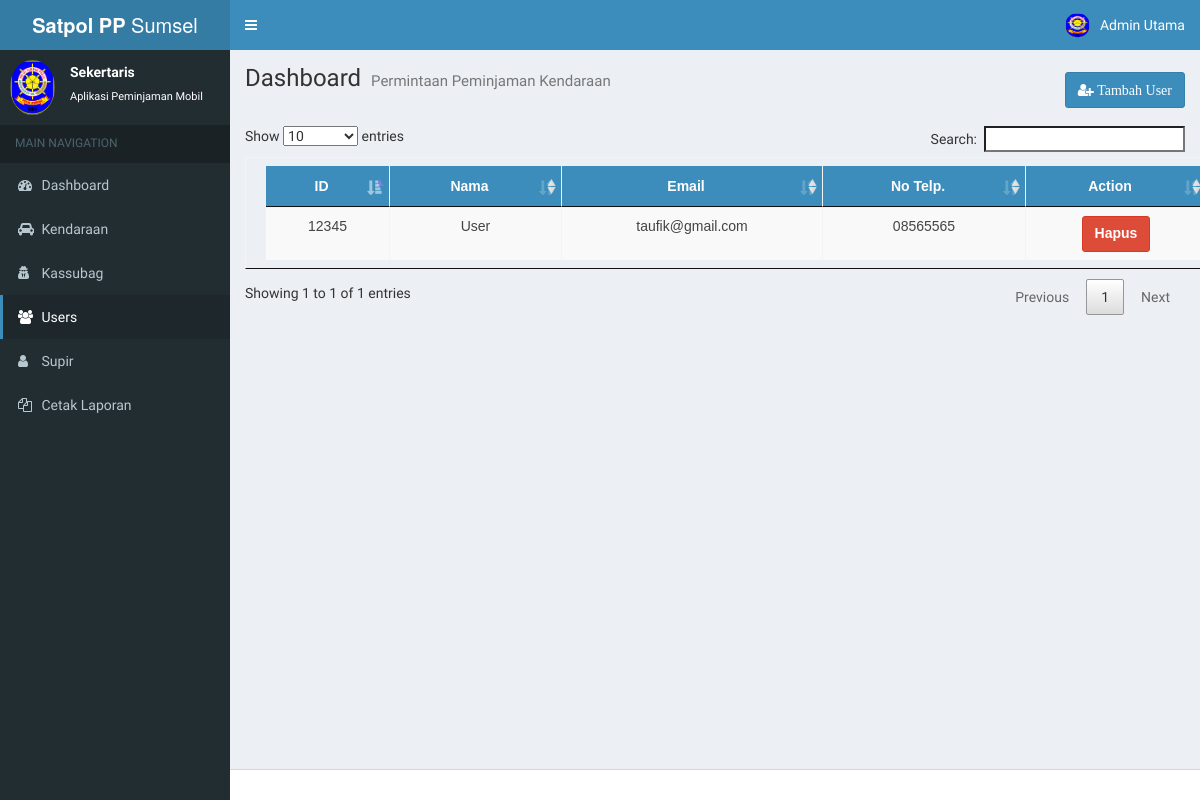
The page /pages/SuperAdmin/adminpanel.php?page=user (signed in) on the database as committed earlier.
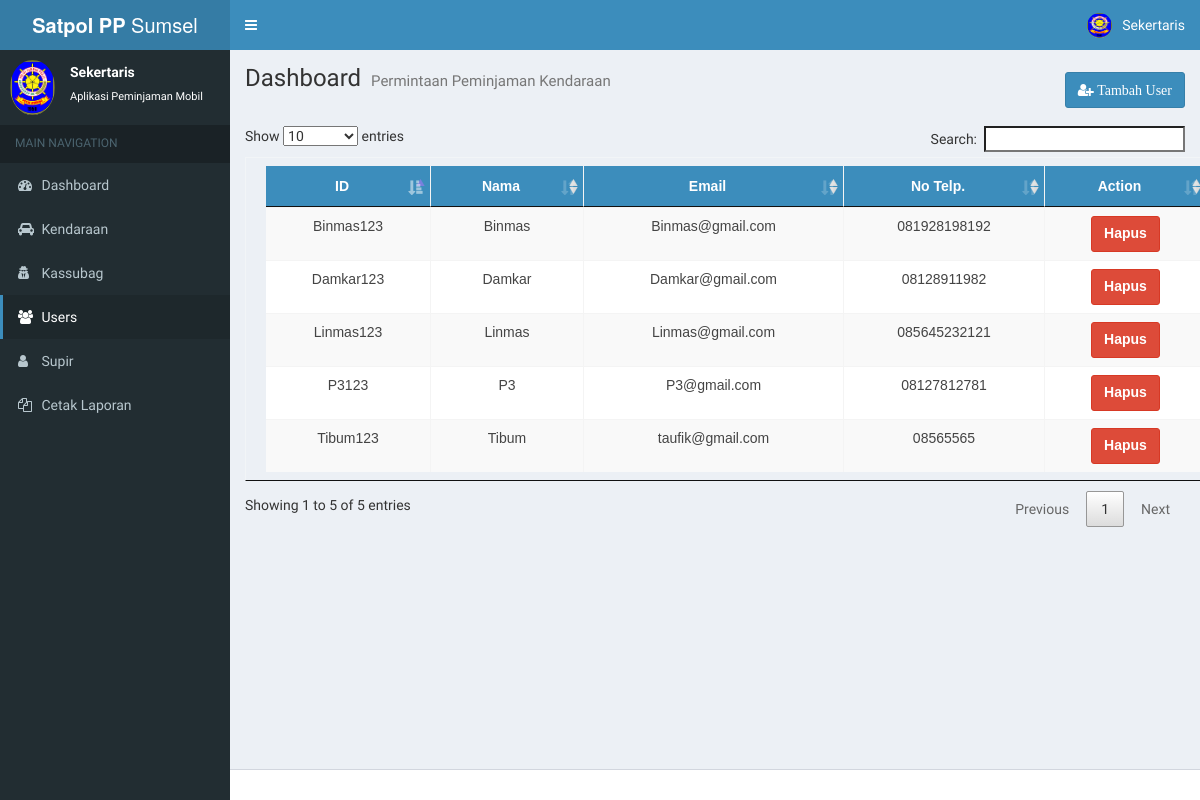
The same page on the database as committed later.
### tables this page shows
CREATE TABLE `user` (
  `id_pengguna` varchar(20) NOT NULL,
  `nama` varchar(40) NOT NULL,
  `password` varchar(32) NOT NULL,
  `email` varchar(30) NOT NULL,
  `no_telepon` varchar(15) NOT NULL,
  `id` int(2) NOT NULL,
  `ket` enum('active','deleted') NOT NULL
);

### asset/database/koneksi.php (called while the page is built)
<?php
	$db_host ='localhost';
	$db_usn = 'root';
	$db_pwd = '';
	$db_name = 'sistemkendaraan';
	try {
 		$DB_con = new PDO("mysql:host={$db_host};dbname={$db_name}",$db_usn,$db_pwd);
 		$DB_con->setAttribute(PDO::ATTR_ERRMODE, PDO::ERRMODE_EXCEPTION);
 	} catch (PDOException $e) {
 		echo $e->getMessage();
 	}
 	include_once 'aksi.php';
 	$user = new users($DB_con);
?>

### asset/database/aksi.php (called while the page is built, shortened)
<?php
class users
{
	private $DB_con;
	function __construct($DB_conn)
	{
			$this->DB_con = $DB_conn;
	}
    public function readSelect($from){
        try{
            $stmt = $this->DB_con->prepare("SELECT * from $from");
            $stmt->execute();
            return $stmt;
        }catch(PDOException $e){
          echo $e->getMessage("Error");
          return false;
        }
    }
}
?>

### pages/Superadmin/tableuser.php (the view, shortened to what this page needs)
<style type="text/css">
.close {
    margin-top: 7px;
    color: white;
    float: right;
    font-size: 28px;
    font-weight: bold;
}
.close:hover, .close:focus {
    color: #999999;
    text-decoration: none;
    cursor: pointer;
}
.table {
    font-family: sans-serif;
    color: #444;
    border-collapse: collapse;
    width: 100%;
    border: 1px solid #f2f5f7;
}
.table tr th{
    background: #3c8dbc;
    color: #fff;
    font-weight: normal;
}
.table, th, td {
    padding: 8px 20px;
    text-align: center;
}
</style>
<table class="table table-striped table-bordered data">
            <thead>
                <tr>
                <th>ID</th>
                <th>Nama</th>
                <th>Email</th>
                <th>No Telp.</th>
                <?php
                    if ($_SESSION['id_akses']=="1") {
                        echo "<th>Action</th>";
                    }
                ?>
                </tr>
            </thead>
            <tbody>
            <?php
                    $stmt = $user->readSelect("user WHERE id = '3' AND ket = 'active'");
                     while($hasil = $stmt->fetch()){ ?>
            <tr>
                <td><?php echo $hasil['id_pengguna']?></td>
                <td><?php echo $hasil['nama']?></td>
                <td><?php echo $hasil['email']?></td>
                <td><?php echo $hasil['no_telepon']?></td>
                <?php
                    if ($_SESSION['id_akses']=="1") {
                        echo "<td><a class='btn btn-danger' href='?page=user&deluser=1&iduser=".$hasil['id_pengguna']."'>Hapus</a></td>";
                    }
                ?>
            </tr>
                <?php } ?>
            </tbody>
    </table>

### pages/Superadmin/adminpanel.php (shortened to what this page needs)
<?php
include "../../asset/database/koneksi.php";
?>
<!DOCTYPE html>
<html>
<head>
<?php include ('headeradmin.php');?>
</head>
<body class="hold-transition skin-blue sidebar-mini">
<div class="wrapper">
  <header class="main-header">
    <a href="adminpanel.php" class="logo">
      <span class="logo-lg"><b>Satpol PP </b>Sumsel</span>
    </a>
  <?php
    include ('navbaradmin.php')
  ?>
  </header>
  <aside class="main-sidebar">
    <section class="sidebar">
      <div class="user-panel">
        <div class="pull-left image">
          <img src="../../asset/pict/logosatpol.png" class="img-circle" alt="User Image">
        </div>
        <div class="pull-left info">
          <p>Sekertaris</p>
          <a href="#">Aplikasi Peminjaman Mobil</a>
        </div>
      </div>
      <ul class="sidebar-menu">
        <li class="header">MAIN NAVIGATION</li>
        <li class="<?php if(empty($_GET['page']) || $_GET['page']=="home"){
          echo "active";
    }else {
          echo "";
    }    ?> treeview">
          <a href="?page=home">
            <i class="fa fa-dashboard"></i> <span>Dashboard</span>
          </a>
        </li>
        <li class="<?php if($_GET['page']=="kendaraan"){
          echo "active";
    }else {
          echo "";
    }    ?> treeview">
          <a name="kendaraan" href="?page=kendaraan">
            <i class="fa fa-car"></i>
            <span>Kendaraan</span>
          </a>
        </li>
        <li class="<?php if($_GET['page']=="admin"){
          echo "active";
    }else {
          echo "";
    }    ?> treeview">
          <a href="?page=admin">
            <i class="fa fa-user-secret"></i> <span>Kassubag</span>
          </a>
        </li>
        <li class="<?php if($_GET['page']=="user"){
          echo "active";
    }else {
          echo "";
    }    ?> treeview">
          <a href="?page=user">
            <i class="fa fa-users"></i> <span>Users</span>
          </a>
        </li>
        <li class=" <?php if($_GET['page']=="supir"){
          echo "active";
    }else {
          echo "";
    }    ?> treeview">
          <a href="?page=supir">
            <i class="fa fa-user"></i>
            <span>Supir</span>
          </a>
        </li>
        <li class="<?php if($_GET['page']=="laporan"){
          echo "active";
    }else {
          echo "";
    }    ?> treeview">
          <a name="laporan" href="?page=laporan">
            <i class="fa fa-files-o"></i>
            <span>Cetak Laporan</span>
          </a>
        </li
>
      </ul>
    </section>
  </aside>
  <div class="content-wrapper">
    <section class="content-header">
      <h1>
        Dashboard
        <small>Permintaan Peminjaman Kendaraan</small>
      </h1>
      <ol class="breadcrumb">
      <li>
      <?php if(empty($_GET['page']) || $_GET['page']=="home"){
          echo "
        <form method='post' enctype='multipart/form-data' class='form-inline'>
      <div class='form-group'>
       <input  type='date' class='form-control' name='daritampil'>
      </div>
      <div class='form-group'>
        <label class='control-label'>Sampai</label>
      </div>
      <div class='form-group'>
       <input  type='date' class='form-control' name='sampaitampil'>
      </div>
      <div class='form-group'>
       <button class='btn btn-primary' type= 'submit'>Cari Tanggal</button>
      </div>
      </form>";
    }else {
          include "popup.php";
    } ?>
      </li>
      </ol>
    </section>
    <br>
    <section class="content">
      <div class="row">
        <div class="col-md-12 col-sm-6 col-xs-12">
    <?php
    if(empty($_GET['page']) || $_GET['page']=="home"){
          if (empty($_GET['rowidpermintaan'])) {
            include "tablepermintaan.php";
          }else{
            if($_GET['status']=="Pending"){
              include "formacc.php";
            }else{
              include "formdetail.php";
            }
          }
    }else if($_GET['page']=="user"){
          include "tableuser.php";
    }else if ($_GET['page']=="admin") {
          include "tableadmin.php";
    }else if ($_GET['page']=="supir") {
          include "tablesupir.php";
    }else if ($_GET['page']=="laporan") {
          include "laporan.php";
    }
?>
        </div>
        </div>
     </section>
  </div>
<footer class="main-footer">
    </footer>
</div>
</body>
</html>

### pages/Superadmin/headeradmin.php (shortened to what this page needs)
<link rel="stylesheet" href="../../asset/css/bootstrap/css/bootstrap.min.css">
<link rel="stylesheet" type="text/css" href="../../asset/css/style.css">
<link rel="stylesheet" href="https://cdnjs.cloudflare.com/ajax/libs/font-awesome/4.5.0/css/font-awesome.min.css">
<link rel="stylesheet" href="https://cdnjs.cloudflare.com/ajax/libs/ionicons/2.0.1/css/ionicons.min.css">
<link rel="stylesheet" href="../../asset/css/plugins/jvectormap/jquery-jvectormap-1.2.2.css">
<link rel="stylesheet" href="../../asset/css/dist/css/AdminLTE.min.css">
<link rel="stylesheet" href="../../asset/css/dist/css/skins/_all-skins.min.css">
<link rel="stylesheet" type="text/css" href="../../asset/css/plugins/DataTables/media/css/jquery.dataTables.css">
<link rel="stylesheet" type="text/css" href="../../asset/css/plugins/DataTables/media/css/dataTables.bootstrap.css">

### pages/Superadmin/navbaradmin.php (shortened to what this page needs)
<nav class="navbar navbar-static-top">
  <a href="#" class="sidebar-toggle" data-toggle="offcanvas" role="button">
  </a>
  <div class="navbar-custom-menu">
    <ul class="nav navbar-nav">
      <li class="dropdown user user-menu">
        <a href="#" class="dropdown-toggle" data-toggle="dropdown">
          <img src="../../asset/pict/logosatpol.png" class="user-image" alt="User Image">
          <span class="hidden-xs"><?php echo $_SESSION['nama'] ?></span>
        </a>
      </li>
    </ul>
  </div>
</nav>

### pages/Superadmin/popup.php (shortened to what this page needs)
<?php
    if ($_GET['page']=="kendaraan") {
        echo "<button class='btn btn-primary' href='javascript:void(0);'' id='jwpopupLink'><span class='fa fa-plus-square'>&nbspTambah Kendaraan</span></button>";
    }elseif ($_GET['page']=="user") {
        echo "<button class='btn btn-primary' href='javascript:void(0);'' id='jwpopupLink'><span class='fa  fa-user-plus'>&nbspTambah User</span></button>";
    }elseif ($_GET['page']=="admin") {
        echo "<button class='btn btn-primary' href='javascript:void(0);'' id='jwpopupLink'><span class='fa  fa-user-plus'>&nbspTambah Kassubag</span></button>";
    }elseif ($_GET['page']=="supir") {
        echo "<button class='btn btn-primary' href='javascript:void(0);'' id='jwpopupLink'><span class='fa  fa-user-plus'>&nbspTambah Supir</span></button>";
    }
?>

### asset/css/style.css (style rules this page uses)
.btn { font-weight: 700; height: 36px; -moz-user-select: none; -webkit-user-select: none; user-select: none; cursor: default; }
body { font-family: arial, verdana, sans-serif; }

### pages/Superadmin/tableuser.php (style rules this page uses)
.table { font-family: sans-serif; color: #444; border-collapse: collapse; width: 100%; border: 1px solid #f2f5f7; }
.table tr th { background: #3c8dbc; color: #fff; font-weight: normal; }
.table, th, td { padding: 8px 20px; text-align: center; }

Rows that differ between the two databases and show on the page:
removed user: id_pengguna "12345", nama "User", email "taufik@gmail.com", no_telepon "08565565"
added user: id_pengguna "Binmas123", nama "Binmas", email "Binmas@gmail.com", no_telepon "081928198192"
added user: id_pengguna "Damkar123", nama "Damkar", email "Damkar@gmail.com", no_telepon "08128911982"
added user: id_pengguna "Linmas123", nama "Linmas", email "Linmas@gmail.com", no_telepon "085645232121"
added user: id_pengguna "P3123", nama "P3", email "P3@gmail.com", no_telepon "08127812781"
added user: id_pengguna "Tibum123", nama "Tibum", email "taufik@gmail.com", no_telepon "08565565"
Other text that changed with them:
$_SESSION['nama']: "Admin Utama" → "Sekertaris"
text written by a page script: "Show entries Search: Showing 1 to 1 of 1 entries Previous 1 Next" → "Show entries Search: Showing 1 to 5 of 5 entries Previous 1 Next"
